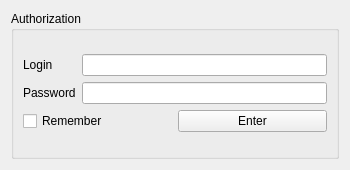
<?xml version="1.0" encoding="UTF-8"?>
<ui version="4.0">
 <class>AuthWindow</class>
 <widget class="QWidget" name="AuthWindow">
  <property name="geometry">
   <rect>
    <x>0</x>
    <y>0</y>
    <width>350</width>
    <height>170</height>
   </rect>
  </property>
  <property name="minimumSize">
   <size>
    <width>350</width>
    <height>170</height>
   </size>
  </property>
  <property name="maximumSize">
   <size>
    <width>350</width>
    <height>170</height>
   </size>
  </property>
  <property name="windowTitle">
   <string>Form</string>
  </property>
  <layout class="QGridLayout" name="gridLayout_2">
   <item row="0" column="0">
    <widget class="QGroupBox" name="groupBox">
     <property name="title">
      <string>Authorization</string>
     </property>
     <layout class="QGridLayout" name="gridLayout">
      <item row="0" column="0">
       <layout class="QVBoxLayout" name="verticalLayout_3">
        <item>
         <layout class="QHBoxLayout" name="horizontalLayout_2">
          <item>
           <layout class="QVBoxLayout" name="verticalLayout">
            <item>
             <widget class="QLabel" name="label">
              <property name="maximumSize">
               <size>
                <width>100</width>
                <height>16777215</height>
               </size>
              </property>
              <property name="text">
               <string>Login</string>
              </property>
             </widget>
            </item>
            <item>
             <widget class="QLabel" name="label_2">
              <property name="maximumSize">
               <size>
                <width>100</width>
                <height>16777215</height>
               </size>
              </property>
              <property name="text">
               <string>Password</string>
              </property>
             </widget>
            </item>
           </layout>
          </item>
          <item>
           <layout class="QVBoxLayout" name="verticalLayout_2">
            <item>
             <widget class="QLineEdit" name="login">
              <property name="minimumSize">
               <size>
                <width>150</width>
                <height>0</height>
               </size>
              </property>
              <property name="maximumSize">
               <size>
                <width>300</width>
                <height>16777215</height>
               </size>
              </property>
             </widget>
            </item>
            <item>
             <widget class="QLineEdit" name="password">
              <property name="minimumSize">
               <size>
                <width>150</width>
                <height>0</height>
               </size>
              </property>
              <property name="maximumSize">
               <size>
                <width>300</width>
                <height>16777215</height>
               </size>
              </property>
              <property name="echoMode">
               <enum>QLineEdit::Password</enum>
              </property>
              <property name="clearButtonEnabled">
               <bool>false</bool>
              </property>
             </widget>
            </item>
           </layout>
          </item>
         </layout>
        </item>
        <item>
         <layout class="QHBoxLayout" name="horizontalLayout">
          <item>
           <widget class="QCheckBox" name="checkBox">
            <property name="text">
             <string>Remember</string>
            </property>
           </widget>
          </item>
          <item>
           <widget class="QPushButton" name="doLogin">
            <property name="minimumSize">
             <size>
              <width>0</width>
              <height>0</height>
             </size>
            </property>
            <property name="text">
             <string>Enter</string>
            </property>
           </widget>
          </item>
         </layout>
        </item>
       </layout>
      </item>
     </layout>
    </widget>
   </item>
  </layout>
 </widget>
 <resources/>
 <connections/>
</ui>
